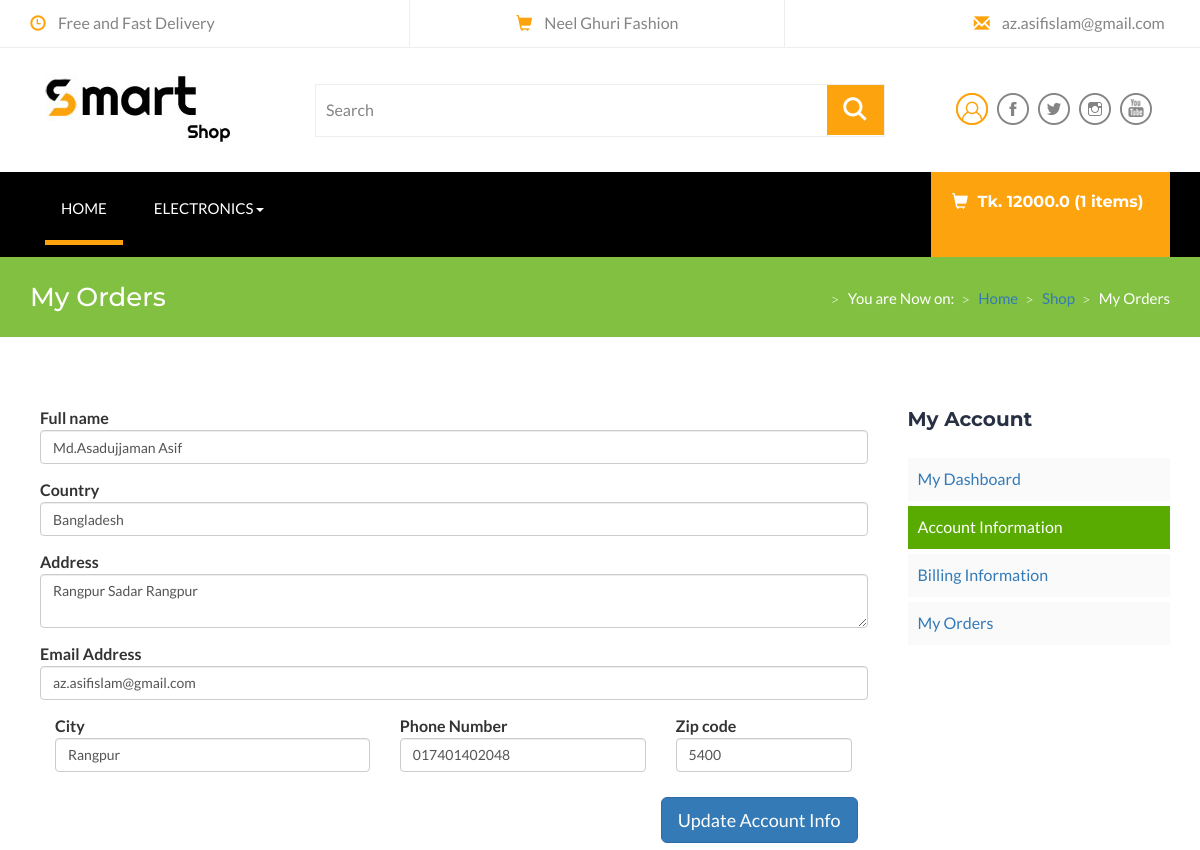
The app's page /account/my-account-information/ (signed in, upper part), older data.
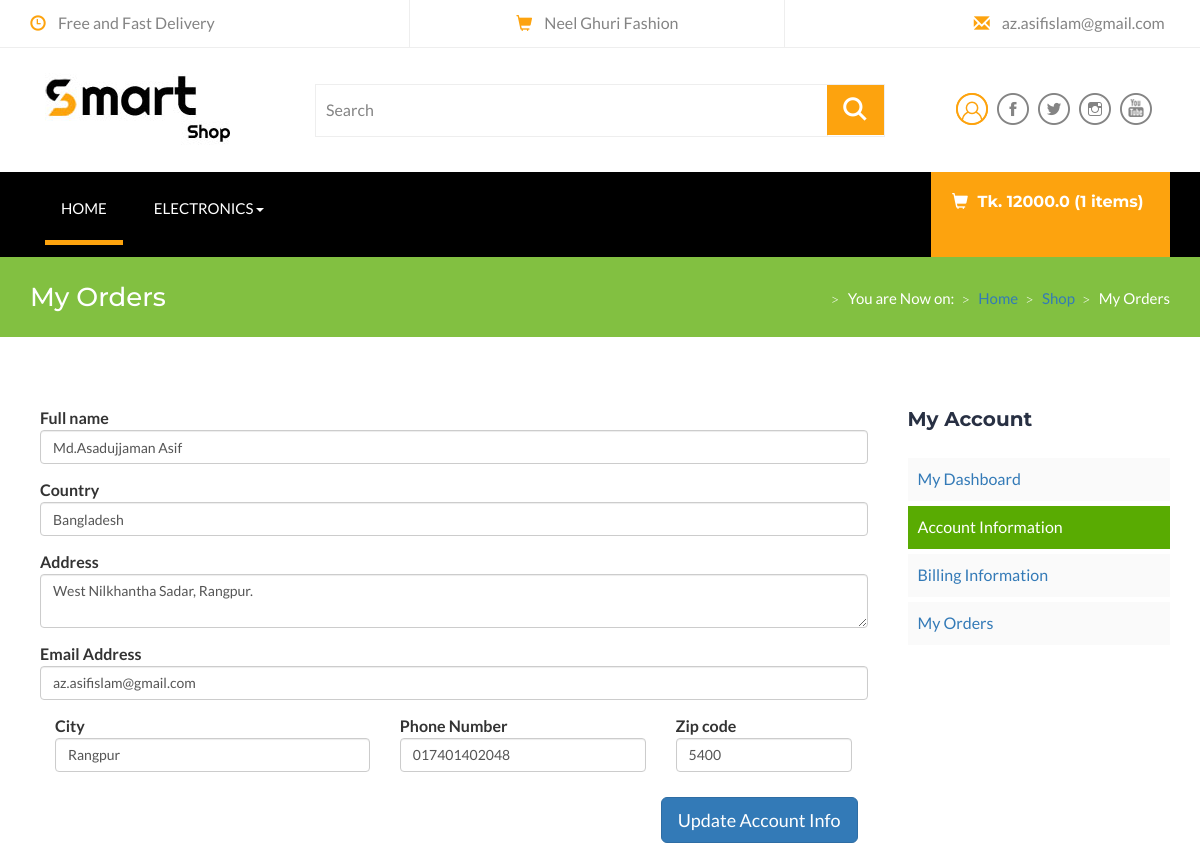
The same page, newer data.
### account/models.py (models this page shows, shortened)
class Profile(models.Model):
    user=models.OneToOneField(User,on_delete=models.CASCADE,related_name='profile')
    full_name=models.CharField(max_length=100,blank=True,null=True)
    address=models.TextField(max_length=300,blank=True,null=True)
    country=models.CharField(max_length=100,blank=True,null=True)
    city=models.CharField( max_length=100,blank=True,null=True)
    zip_code=models.CharField(max_length=50,blank=True,null=True)
    phone=models.CharField(max_length=16,blank=True,null=True)
    email=models.CharField(max_length=100,blank=True,null=True)
    createdate=models.DateTimeField(auto_now_add=True)

### account/views.py (the view, shortened to what this page needs)
# urls.py: path("my-account-information/", views.myAccountInfo.as_view(), name="my-account-information")
class myAccountInfo(TemplateView):
    def get(self,request,*args, **kwargs):
        accountAddress=Profile.objects.get(user=request.user)
        accountAddress_form=ProfileForm(instance=accountAddress)
        context={
            'account_info':accountAddress_form,
        }
        return render (request,'frontend/myAccountInfo.html',context)

### account/forms.py
class ProfileForm(ModelForm):
    class Meta:
        model=Profile
        fields=('__all__')
        exclude=('user',)

### order/models.py (called while the page is built)
    def get_total(self):
        total=self.item.price*self.quantity
        float_total= format(total,'0.2f')
        return float_total

    def variationPriceOfSingleProduct(self):
        sizes=VariationValue.objects.filter(variation='size',product=self.item)
        colors=VariationValue.objects.filter(variation='color',product=self.item)
        for size in sizes:
            if colors.exists():
                color_price=0
                for color in colors:
                    if color.name==self.color:
                        color_price = color.price
                if size.name==self.size:
                    total=size.price + color_price
                    net_total=total
                    float_total=format(net_total,'0.2f')
                    return float_total
            else:
                if size.name==self.size:
                    total=size.price
                    float_total=format(total,'0.2f')
                    return float_total

### templates/frontend/myAccountInfo.html (shortened to what the changed rows need)
{% extends 'base.html' %}
{% block main_cotents %}
<section id="main">
    <div class="breadcrumb-wrapper">
        <div class="pattern-overlay">
            <div class="container">
                <div class="row">
                    <div class="col-lg-6 col-md-6 col-xs-12 col-sm-6">
                        <h2 class="title">My Orders</h2>
                    </div>
                </div>
            </div>
        </div>
    </div>
    <div class="content margin-top60 margin-bottom60">
        <div class="container">
            <div class="row">
                <div class="col-sm-9 col-md-9 col-lg-9">
                    <form method="POST" action="">
                        <div class="my-account">
                            <div class="card-body">
                                <div style="padding:10px;">
                                    <div class="form-group">
                                        <label for="exampleInputEmail1">Full name</label>
                                        <input type="text" class="form-control" value="{{account_info.full_name.value}}" id="exampleInputEmail1" name="full_name" aria-describedby="emailHelp" placeholder="First Name" required>
                                    </div>
                                    <div class="form-group">
                                        <label for="exampleInputEmail1">Country</label>
                                        <input type="text" class="form-control" value="{{account_info.country.value}}" id="exampleInputEmail1" name="country" aria-describedby="emailHelp" placeholder="Country Name" required>
                                    </div>
                                    <div class="form-group">
                                        <label for="exampleInputPassword1">Address</label>
                                        <textarea type="text" name="address" class="form-control" id="exampleInputPassword1" placeholder="Address" required>{{account_info.address.value}}</textarea>
                                    </div>
                                    <div class="form-group">
                                        <label for="exampleInputEmail1">Email Address</label>
                                        <input type="text" class="form-control" value="{{account_info.email.value}}" id="exampleInputEmail1" name="email" aria-describedby="emailHelp" placeholder="Country Name" required>
                                    </div>
                                    <div class="form-row">
                                        <div class="form-group col-md-5">
                                        <label for="inputCity">City</label>
                                        <input type="text" class="form-control" value="{{account_info.city.value}}" name="city" id="inputCity" placeholder="City" required>
                                        </div>
                                        <div class="form-group col-md-4">
                                        <label for="inputState">Phone Number</label>
                                        <input type="text" class="form-control" value="{{account_info.phone.value}}" name="phone" id="inputZip" placeholder="Phone Number" required>
                                        </div>
                                        <div class="form-group col-md-3">
                                        <label for="inputZip">Zip code</label>
                                        <input type="text" class="form-control" value="{{account_info.zip_code.value}}" name="zip_code" id="inputZip" placeholder="Zip" required>
                                        </div>
                                    </div>
                                </div>
                            </div>
                        </div>
                    </form>
                </div>
            </div>
        </div>
    </div>
</section>
{% endblock %}

Row changes from the older to the newer data that the page shows:
changed Profile "Md.Asadujjaman Asif": address "Rangpur Sadar Rangpur" → "West Nilkhantha Sadar, Rangpur."
